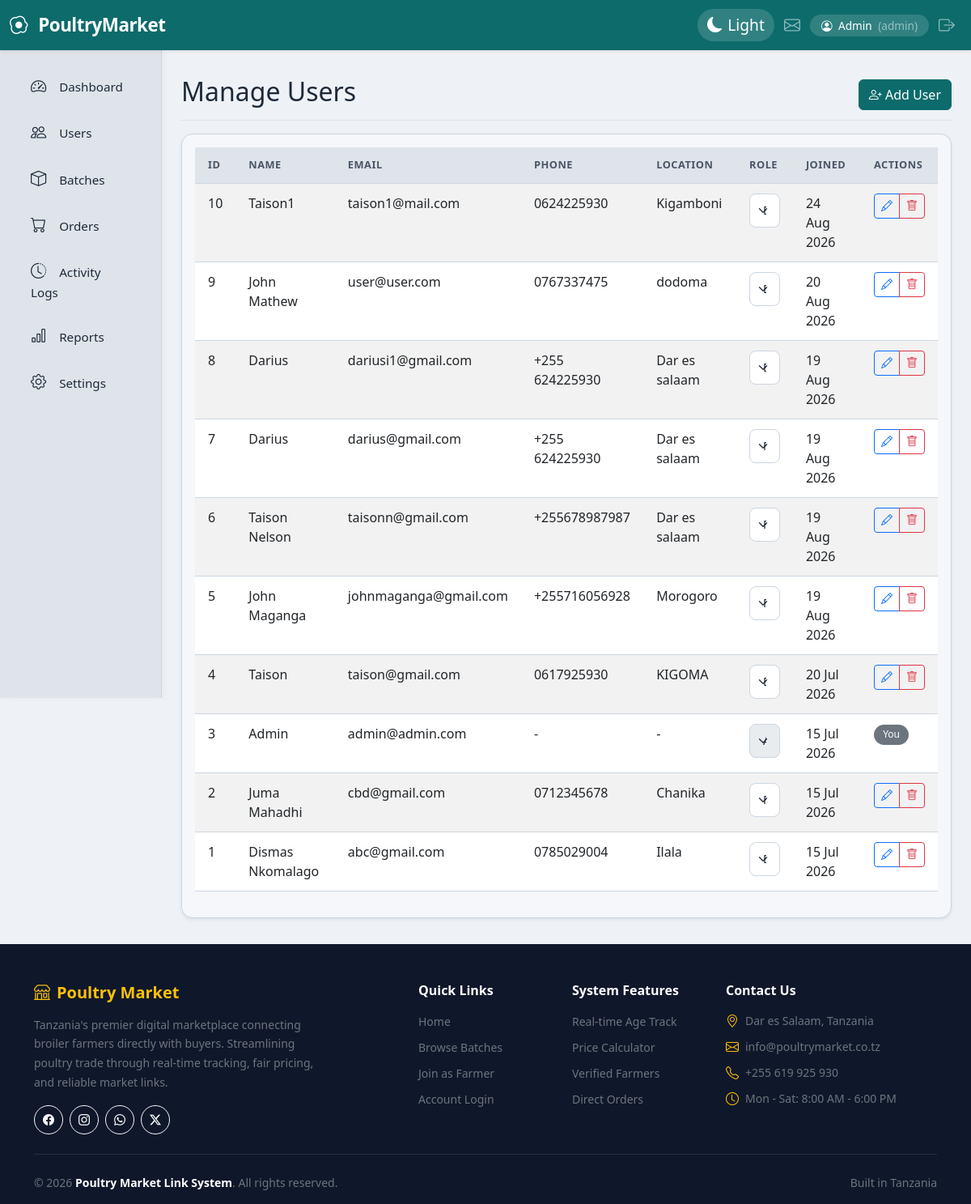
The app's page /users.php (signed in) with its own data.
### tables this page shows
CREATE TABLE `users` (
  `id` int(11) NOT NULL,
  `name` varchar(100) NOT NULL,
  `email` varchar(100) NOT NULL,
  `password` varchar(255) NOT NULL,
  `phone` varchar(20) DEFAULT NULL,
  `location` varchar(255) DEFAULT NULL,
  `role` enum('admin','farmer','buyer') NOT NULL DEFAULT 'buyer',
  `created_at` timestamp NOT NULL DEFAULT current_timestamp(),
  `updated_at` timestamp NOT NULL DEFAULT current_timestamp() ON UPDATE current_timestamp()
);

### functions.php (called while the page is built, shortened)
<?php
function generateCSRFToken() {
    return $_SESSION['csrf_token'];
}
?>

### users.php (the view, shortened to what this page needs)
<?php
require_once '../includes/auth.php';
$result = $conn->query("SELECT id, name, email, phone, location, role, created_at FROM users ORDER BY created_at DESC");
$csrf_token = generateCSRFToken();
?>
<div class="d-flex justify-content-between flex-wrap flex-md-nowrap align-items-center pt-3 pb-2 mb-3 border-bottom">
    <h2>Manage Users</h2>
    <button class="btn btn-success" data-bs-toggle="modal" data-bs-target="#addUserModal">
        <i class="bi bi-person-plus"></i> Add User
    </button>
</div>
<div class="card shadow-sm">
    <div class="card-body">
        <div class="table-responsive">
            <table class="table table-striped table-hover" id="usersTable">
                <thead>
                    <tr>
                        <th>ID</th>
                        <th>Name</th>
                        <th>Email</th>
                        <th>Phone</th>
                        <th>Location</th>
                        <th>Role</th>
                        <th>Joined</th>
                        <th>Actions</th>
                    </tr>
                </thead>
                <tbody>
                    <?php while ($user = $result->fetch_assoc()):
                        $is_self = ($user['id'] == $_SESSION['user_id']);
                    ?>
                    <tr>
                        <td><?= $user['id'] ?></td>
                        <td><?= htmlspecialchars($user['name']) ?></td>
                        <td><?= htmlspecialchars($user['email']) ?></td>
                        <td><?= htmlspecialchars($user['phone'] ?? '-') ?></td>
                        <td><?= htmlspecialchars($user['location'] ?? '-') ?></td>
                        <td>
                            <form method="POST" class="role-form">
                                <select name="role" class="form-select form-select-sm" <?= $is_self ? 'disabled' : '' ?> onchange="this.form.submit()">
                                    <option value="admin" <?= $user['role']=='admin'?'selected':'' ?>>Admin</option>
                                    <option value="farmer" <?= $user['role']=='farmer'?'selected':'' ?>>Farmer</option>
                                    <option value="buyer" <?= $user['role']=='buyer'?'selected':'' ?>>Buyer</option>
                                </select>
                            </form>
                        </td>
                        <td><?= date('d M Y', strtotime($user['created_at'])) ?></td>
                        <td>
                            <div class="btn-group btn-group-sm" role="group">
                                <?php if (!$is_self): ?>
                                    <a href="#" class="btn btn-outline-primary btn-sm" data-bs-toggle="modal" data-bs-target="#editUserModal"
                                       data-id="<?= $user['id'] ?>"
                                       data-name="<?= htmlspecialchars($user['name']) ?>"
                                       data-email="<?= htmlspecialchars($user['email']) ?>"
                                       data-phone="<?= htmlspecialchars($user['phone'] ?? '') ?>"
                                       data-location="<?= htmlspecialchars($user['location'] ?? '') ?>">
                                        <i class="bi bi-pencil"></i>
                                    </a>
                                    <a href="users.php?delete=<?= $user['id'] ?>&csrf_token=<?= $csrf_token ?>" class="btn btn-outline-danger btn-sm"
                                       onclick="return confirm('Delete user <?= htmlspecialchars($user['name']) ?> permanently?')">
                                        <i class="bi bi-trash"></i>
                                    </a>
                                <?php else: ?>
                                    <span class="badge bg-secondary">You</span>
                                <?php endif; ?>
                            </div>
                        </td>
                    </tr>
                    <?php endwhile; ?>
                </tbody>
            </table>
        </div>
    </div>
</div>
<?php
include '../layout.php';
?>

### records on screen
users: id "10", name "Taison1", email "taison1@mail.com", phone "0624225930", location "Kigamboni", role "Buyer", created_at "24 Aug 2026"
users: id "9", name "John Mathew", email "user@user.com", phone "0767337475", location "dodoma", role "Buyer", created_at "20 Aug 2026"
users: id "8", name "Darius", email "dariusi1@gmail.com", phone "+255 624225930", location "Dar es salaam", role "Buyer", created_at "19 Aug 2026"
users: id "7", name "Darius", email "darius@gmail.com", phone "+255 624225930", location "Dar es salaam", role "Farmer", created_at "19 Aug 2026"
users: id "6", name "Taison Nelson", email "taisonn@gmail.com", phone "+255678987987", location "Dar es salaam", role "Farmer", created_at "19 Aug 2026"
users: id "5", name "John Maganga", email "johnmaganga@gmail.com", phone "+255716056928", location "Morogoro", role "Farmer", created_at "19 Aug 2026"
users: id "4", name "Taison", email "taison@gmail.com", phone "0617925930", location "KIGOMA", role "Buyer", created_at "20 Jul 2026"
users: id "3", name "Admin", email "admin@admin.com", phone "-", location "-", role "Admin", created_at "15 Jul 2026", shows "You"
users: id "2", name "Juma Mahadhi", email "cbd@gmail.com", phone "0712345678", location "Chanika", role "Farmer", created_at "15 Jul 2026"
users: id "1", name "Dismas Nkomalago", email "abc@gmail.com", phone "0785029004", location "Ilala", role "Buyer", created_at "15 Jul 2026"

### other values on screen
$_SESSION['name'] "Admin"
$_SESSION['role'] "admin"
